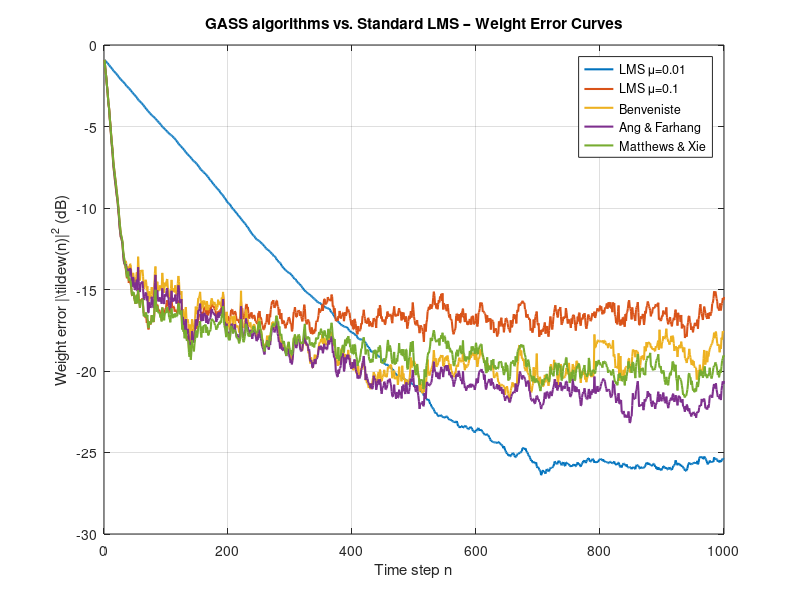
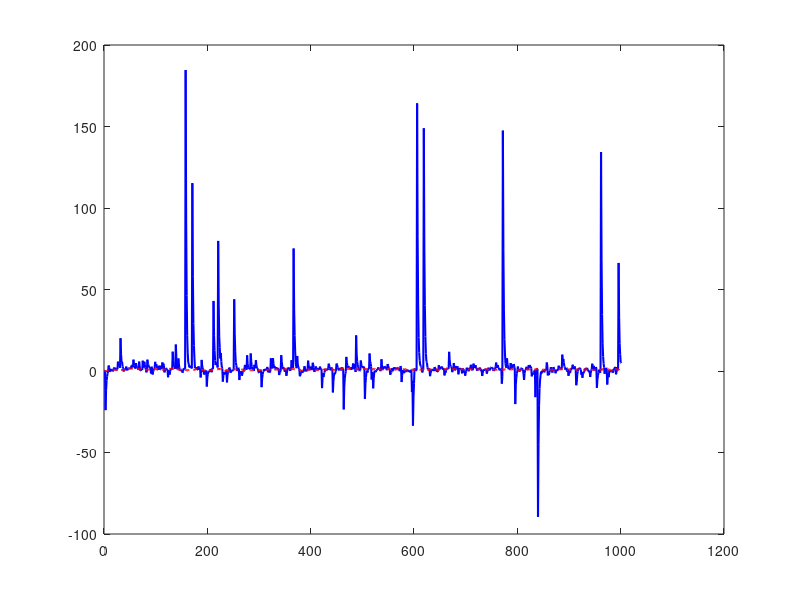

These figures' MATLAB source, in order: (Note: this script raises an error after producing the figures.)
%% ASPMI Part 2.2 – Adaptive Step Sizes
% This script covers:
%   (a) GASS algorithms: Benveniste, Ang & Farhang, Matthews & Xie
%       vs. standard LMS for MA(1) system identification
%   (b) Verification that the a posteriori error update = NLMS
%   (c) GNGD algorithm implementation and comparison with Benveniste

clc; clear; close all;

%% =========================================================
%% System parameters – MA(1) process
%% =========================================================
% x(n) = 0.9*eta(n-1) + eta(n),   eta ~ N(0, 0.5)
w_true   = 0.9;          % True MA(1) coefficient
sigma2_v = 0.5;          % Noise variance
N        = 1000;         % Samples per realization
L        = 100;          % Number of independent realizations

%% =========================================================
%% Helper: generate one MA(1) realization and its delayed version
%% =========================================================
% For system identification of x(n) = w_true * eta(n-1) + eta(n):
% Input to the adaptive filter: u(n) = eta(n-1)  (the delayed noise)
% Desired output: x(n) = w_true * u(n) + eta(n)
% This is a 1-tap FIR identification problem.

%% =========================================================
%% (a) GASS algorithms and standard LMS – weight error curves
%% =========================================================
% Weight error: w_tilde(n) = w_true - w(n)
% We run L independent realizations and average the weight error.

rho_gass = 0.005;   % Meta learning rate for GASS (common for all three)
alpha_af  = 0.9;    % Exponential forgetting factor for Ang & Farhang
mu_fixed  = [0.01, 0.1];   % Fixed step sizes for standard LMS

% Accumulated weight error squared over L trials, for each algorithm
% Algorithms: 1=LMS_0.01, 2=LMS_0.1, 3=Benveniste, 4=Ang&Farhang, 5=Matthews&Xie
nAlg = 5;
wtilde_sum = zeros(nAlg, N);   % Sum of |w_tilde|^2 across realizations

for l = 1:L
    % Generate noise eta and delayed version
    eta = sqrt(sigma2_v) * randn(1, N+1);
    u   = eta(1:N);       % input: eta(n-1)  (one-sample delayed noise)
    d   = w_true * u + eta(2:N+1);  % desired: x(n)

    % --- Standard LMS with mu = 0.01 ---
    w = 0; 
    for n = 1:N
        e  = d(n) - w * u(n);
        wtilde_sum(1, n) = wtilde_sum(1, n) + (w_true - w)^2;
        w  = w + mu_fixed(1) * e * u(n);
    end

    % --- Standard LMS with mu = 0.1 ---
    w = 0;
    for n = 1:N
        e  = d(n) - w * u(n);
        wtilde_sum(2, n) = wtilde_sum(2, n) + (w_true - w)^2;
        w  = w + mu_fixed(2) * e * u(n);
    end

    % --- Benveniste GASS ---
    % psi(n) = [I - mu(n-1)*u(n-1)*u(n-1)'] * psi(n-1) + e(n-1)*u(n-1)
    % mu(n+1) = mu(n) + rho * e(n) * u(n)' * psi(n)
    w = 0; mu = 0.1; psi = 0; e_prev = 0; u_prev = 0; mu_prev = mu;
    for n = 1:N
        e  = d(n) - w * u(n);
        wtilde_sum(3, n) = wtilde_sum(3, n) + (w_true - w)^2;
        % Update psi (scalar version for 1-tap filter)
        psi = (1 - mu_prev * u_prev^2) * psi + e_prev * u_prev;
        % Update mu (clamp to positive to keep stability)
        mu_new = mu + rho_gass * e * u(n) * psi;
        mu_new = max(1e-6, mu_new);
        % Update weight
        w = w + mu * e * u(n);
        % Shift state
        mu_prev = mu; mu = mu_new;
        u_prev = u(n); e_prev = e;
    end

    % --- Ang & Farhang GASS ---
    % psi(n) = alpha * psi(n-1) + e(n-1) * u(n-1)
    w = 0; mu = 0.1; psi = 0; e_prev = 0; u_prev = 0;
    for n = 1:N
        e  = d(n) - w * u(n);
        wtilde_sum(4, n) = wtilde_sum(4, n) + (w_true - w)^2;
        % Update psi
        psi = alpha_af * psi + e_prev * u_prev;
        % Update mu
        mu_new = mu + rho_gass * e * u(n) * psi;
        mu_new = max(1e-6, mu_new);
        % Update weight
        w = w + mu * e * u(n);
        mu = mu_new;
        u_prev = u(n); e_prev = e;
    end

    % --- Matthews & Xie GASS ---
    % psi(n) = e(n-1) * u(n-1)  (no memory)
    w = 0; mu = 0.1; e_prev = 0; u_prev = 0;
    for n = 1:N
        e  = d(n) - w * u(n);
        wtilde_sum(5, n) = wtilde_sum(5, n) + (w_true - w)^2;
        % Update psi (instantaneous)
        psi = e_prev * u_prev;
        % Update mu
        mu_new = mu + rho_gass * e * u(n) * psi;
        mu_new = max(1e-6, mu_new);
        % Update weight
        w = w + mu * e * u(n);
        mu = mu_new;
        u_prev = u(n); e_prev = e;
    end
end

% Average over realizations
wtilde_avg = wtilde_sum / L;

% Plot weight error curves
alg_names = {'LMS \mu=0.01', 'LMS \mu=0.1', 'Benveniste', 'Ang & Farhang', 'Matthews & Xie'};
colors     = lines(nAlg);

figure;
for k = 1:nAlg
    plot(1:N, 10*log10(wtilde_avg(k,:) + eps), 'Color', colors(k,:), 'LineWidth', 1.5);
    hold on;
end
xlabel('Time step n');
ylabel('Weight error |\tilde{w}(n)|^2 (dB)');
title('GASS algorithms vs. Standard LMS – Weight Error Curves');
legend(alg_names, 'Location', 'best');
grid on;

%% =========================================================
%% (b) NLMS = a posteriori error update (verification)
%% =========================================================
% The NLMS update is:
%   w(n+1) = w(n) + beta / (eps + ||x(n)||^2) * e(n) * x(n)
%
% The a posteriori error is ep(n) = d(n) - x^T(n)*w(n+1).
% Starting from Δw(n) = w(n+1)-w(n) = mu*ep(n)*x(n), and substituting:
%   ep(n) = d(n) - x^T(n)*(w(n) + mu*ep(n)*x(n))
%         = e(n) - mu*ep(n)*||x(n)||^2
%   => ep(n)*(1 + mu*||x(n)||^2) = e(n)
%   => ep(n) = e(n) / (1 + mu*||x(n)||^2)
% Then:
%   Δw(n) = mu / (1 + mu*||x(n)||^2) * e(n) * x(n)
%         = beta / (eps + ||x(n)||^2) * e(n) * x(n)
% where beta = mu / (1 + mu*eps) → mu and eps_nlms → mu * eps.
%
% Numerically verify: NLMS and a-posteriori-based update give identical trajectories.

eps_nlms = 1e-6;   % Regularisation factor
beta_nlms = 0.5;   % Normalised step size (0 < beta < 2 for convergence)
mu_apost  = beta_nlms;  % Equivalent standard step size in a-posteriori form

fprintf('=== Part (b): NLMS equivalence verification ===\n');

% Generate a single MA(1) trial
eta = sqrt(sigma2_v) * randn(1, N+1);
u   = eta(1:N);
d   = w_true * u + eta(2:N+1);

% Standard NLMS
w_nlms = zeros(1, N+1);
for n = 1:N
    e_n = d(n) - w_nlms(n) * u(n);
    w_nlms(n+1) = w_nlms(n) + beta_nlms / (eps_nlms + u(n)^2) * e_n * u(n);
end

% A-posteriori error NLMS (equivalent derivation)
% w(n+1) = w(n) + mu*ep(n)*u(n), ep(n) = e(n)/(1 + mu*u(n)^2)
w_apost = zeros(1, N+1);
for n = 1:N
    e_n  = d(n) - w_apost(n) * u(n);
    ep_n = e_n / (1 + mu_apost * u(n)^2);
    w_apost(n+1) = w_apost(n) + mu_apost * ep_n * u(n);
end

max_diff = max(abs(w_nlms - w_apost));
fprintf('Max absolute difference between NLMS and a-posteriori form: %.2e\n', max_diff);
fprintf('(Should be ~0 since they are analytically equivalent)\n\n');

figure;
plot(1:N+1, w_nlms,  'b',  'LineWidth', 1.5); hold on;
plot(1:N+1, w_apost, 'r--', 'LineWidth', 1.5);
yline(w_true, 'k:', 'LineWidth', 1.2);
xlabel('Time step n');
ylabel('Weight estimate w(n)');
title('NLMS vs. A-posteriori Error Form (should overlap exactly)');
legend({'NLMS', 'A-posteriori form', 'True w = 0.9'}, 'Location', 'best');
grid on;

%% =========================================================
%% (c) GNGD algorithm and comparison with Benveniste
%% =========================================================
% GNGD update:
%   w(n+1)     = w(n) + beta / (eps(n) + ||x(n)||^2) * e(n) * x(n)
%   eps(n+1)   = eps(n) - rho*mu * (e(n)*e(n-1)*u(n)'*u(n-1))
%                         / (eps(n-1) + ||u(n-1)||^2)^2

rho_gngd  = 0.05;     % GNGD meta learning rate
beta_gngd = 1;        % Fixed normalised step size for GNGD
eps0      = 1;        % Initial regularisation

wtilde_benv = zeros(1, N);
wtilde_gngd = zeros(1, N);

for l = 1:L
    eta = sqrt(sigma2_v) * randn(1, N+1);
    u   = eta(1:N);
    d   = w_true * u + eta(2:N+1);

    % --- Benveniste (repeated from part a for direct comparison) ---
    w = 0; mu_b = 0.1; psi = 0; e_prev = 0; u_prev = 0; mu_prev = mu_b;
    for n = 1:N
        e = d(n) - w * u(n);
        wtilde_benv(n) = wtilde_benv(n) + (w_true - w)^2;
        psi    = (1 - mu_prev * u_prev^2) * psi + e_prev * u_prev;
        mu_new = max(1e-6, mu_b + rho_gass * e * u(n) * psi);
        w      = w + mu_b * e * u(n);
        mu_prev = mu_b; mu_b = mu_new;
        u_prev = u(n); e_prev = e;
    end

    % --- GNGD ---
    w = 0; eps_n = eps0; eps_prev = eps0; e_prev = 0; u_prev = 0;
    for n = 1:N
        e = d(n) - w * u(n);
        wtilde_gngd(n) = wtilde_gngd(n) + (w_true - w)^2;
        % Update epsilon (add small floor to avoid division by zero)
        denom  = (eps_prev + u_prev^2)^2;
        eps_new = eps_n - rho_gngd * beta_gngd * (e * e_prev * u(n) * u_prev) / (denom + 1e-10);
        eps_new = max(1e-6, eps_new);   % Keep epsilon non-negative
        % NLMS-style weight update
        w = w + beta_gngd / (eps_n + u(n)^2) * e * u(n);
        % Shift state
        eps_prev = eps_n; eps_n = eps_new;
        u_prev = u(n); e_prev = e;
    end
end

wtilde_benv = wtilde_benv / L;
wtilde_gngd = wtilde_gngd / L;

figure;
plot(1:N, 10*log10(wtilde_benv + eps), 'b', 'LineWidth', 1.5); hold on;
plot(1:N, 10*log10(wtilde_gngd + eps), 'r--', 'LineWidth', 1.5);
xlabel('Time step n');
ylabel('Weight error |\tilde{w}(n)|^2 (dB)');
title('Benveniste GASS vs. GNGD – Weight Error Comparison');
legend({'Benveniste', 'GNGD'}, 'Location', 'best');
grid on;

fprintf('=== Part (c): Computational complexity comparison ===\n');
fprintf('Benveniste GASS:\n');
fprintf('  Weight update:   1 multiply + 1 add (standard LMS)\n');
fprintf('  mu update:       3 multiplies + 1 add\n');
fprintf('  psi update:      3 multiplies + 2 adds\n');
fprintf('  Total ~7 mults, 4 adds per step.\n\n');
fprintf('GNGD:\n');
fprintf('  Weight update:   2 multiplies + 1 add (NLMS)\n');
fprintf('  eps update:      5 multiplies + 1 add + 1 divide\n');
fprintf('  Total ~7 mults + 1 divide, 2 adds per step.\n');
fprintf('  (GNGD is slightly more expensive due to the division for eps update)\n');
